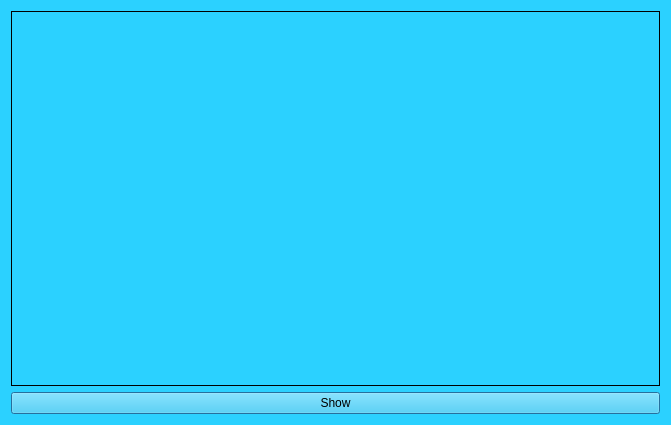
<?xml version="1.0" encoding="UTF-8"?>
<ui version="4.0">
 <class>Dialog</class>
 <widget class="QDialog" name="Dialog">
  <property name="geometry">
   <rect>
    <x>0</x>
    <y>0</y>
    <width>671</width>
    <height>425</height>
   </rect>
  </property>
  <property name="windowTitle">
   <string>Gesture Recognition and Control App V1</string>
  </property>
  <property name="styleSheet">
   <string notr="true">background-color:rgb(43, 209, 255)

</string>
  </property>
  <layout class="QVBoxLayout" name="verticalLayout">
   <item>
    <widget class="QLabel" name="imgLabel">
     <property name="autoFillBackground">
      <bool>false</bool>
     </property>
     <property name="frameShape">
      <enum>QFrame::Box</enum>
     </property>
     <property name="text">
      <string/>
     </property>
    </widget>
   </item>
   <item>
    <widget class="QPushButton" name="showBtn">
     <property name="toolTipDuration">
      <number>0</number>
     </property>
     <property name="styleSheet">
      <string notr="true">color:rgb(0, 0, 0); font: 75 10pt &quot;MS Shell Dlg 2&quot;; 
font: 10pt &quot;Times New Roman&quot;;</string>
     </property>
     <property name="text">
      <string>Show</string>
     </property>
    </widget>
   </item>
  </layout>
 </widget>
 <resources/>
 <connections/>
</ui>
